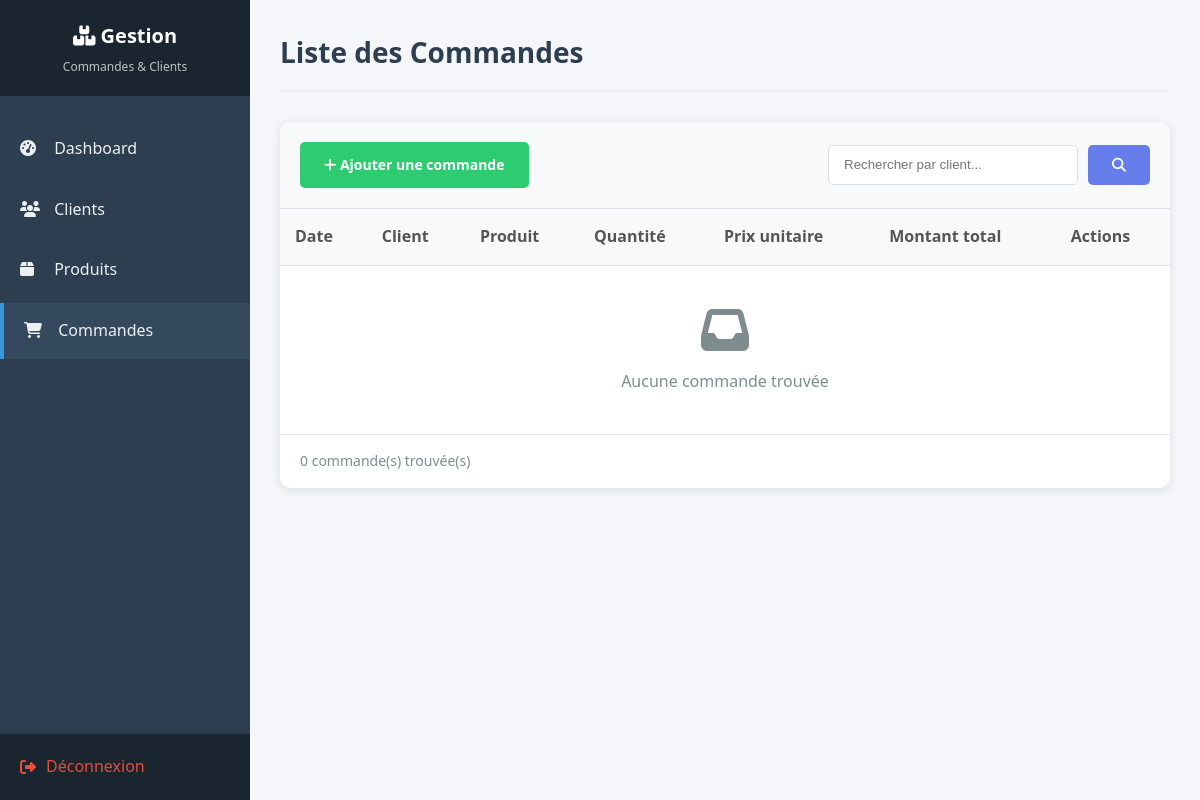
/liste_commandes.php (signed in), run on an earlier commit of the app's database.
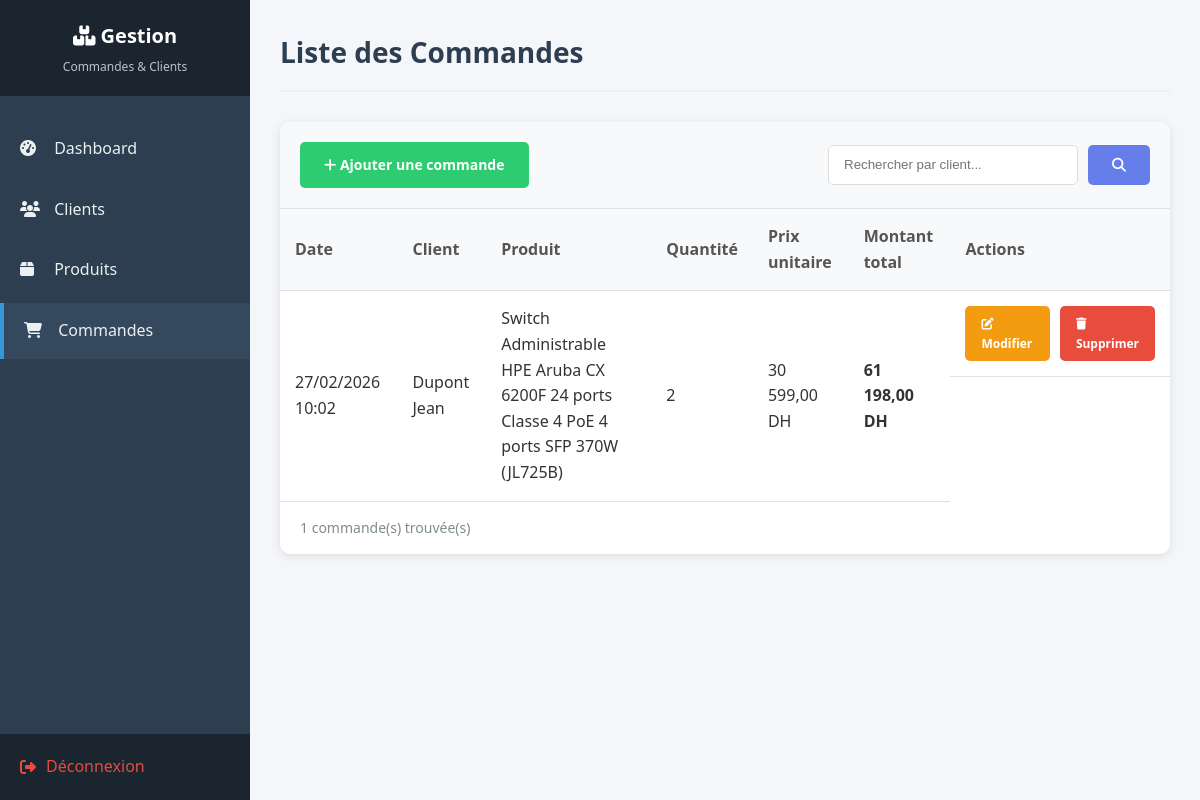
And on a later commit of the database.
### tables this page shows
CREATE TABLE `commandes` (
  `id` int(11) NOT NULL,
  `client_id` int(11) NOT NULL,
  `produit_id` int(11) NOT NULL,
  `quantite` int(11) NOT NULL,
  `date_commande` datetime DEFAULT current_timestamp(),
  `montant_total` decimal(10,2) NOT NULL
);

CREATE TABLE `clients` (
  `id` int(11) NOT NULL,
  `code_client` varchar(20) NOT NULL,
  `nom` varchar(100) NOT NULL,
  `prenom` varchar(100) NOT NULL,
  `email` varchar(150) NOT NULL,
  `telephone` varchar(20) DEFAULT NULL
);

CREATE TABLE `produits` (
  `id` int(11) NOT NULL,
  `nom` varchar(150) NOT NULL,
  `description` text DEFAULT NULL,
  `prix` decimal(10,2) NOT NULL,
  `stock` int(11) NOT NULL DEFAULT 0
);

### liste_commandes.php (the view, shortened to what this page needs)
<?php
require_once 'base.php';
$recherche = $_GET['recherche'] ?? '';
$sql = "
    SELECT c.id, c.date_commande, c.quantite, c.montant_total,
           cl.id AS client_id, cl.nom AS client_nom, cl.prenom AS client_prenom,
           p.id AS produit_id, p.nom AS produit_nom, p.prix AS produit_prix
    FROM commandes c
    JOIN clients cl ON c.client_id = cl.id
    JOIN produits p ON c.produit_id = p.id
";
$params = [];
$sql .= " ORDER BY c.date_commande DESC";
$stmt = $pdo->prepare($sql);
$stmt->execute($params);
$commandes = $stmt->fetchAll();
?>
<!DOCTYPE html>
<html lang="fr">
<head>
    <link rel="stylesheet" href="style.css">
    <link rel="stylesheet" href="https://cdnjs.cloudflare.com/ajax/libs/font-awesome/6.4.0/css/all.min.css">
</head>
<body>
    <div class="main-container">
        <aside class="sidebar">
            <div class="sidebar-header">
                <h1><i class="fas fa-boxes"></i> Gestion</h1>
                <p>Commandes & Clients</p>
            </div>
            <ul class="sidebar-menu">
                <li><a href="index.php"><i class="fas fa-tachometer-alt"></i> Dashboard</a></li>
                <li><a href="liste_clients.php"><i class="fas fa-users"></i> Clients</a></li>
                <li><a href="liste_produits.php"><i class="fas fa-box"></i> Produits</a></li>
                <li><a href="liste_commandes.php" class="active"><i class="fas fa-shopping-cart"></i> Commandes</a></li>
            </ul>
            <div class="sidebar-footer">
                <a href="logout.php"><i class="fas fa-sign-out-alt"></i> Déconnexion</a>
            </div>
        </aside>
        <main class="main-content">
            <div class="page-header">
                <h2>Liste des Commandes</h2>
            </div>
            <div class="table-container">
                <div class="table-header">
                    <a href="ajouter_commande.php" class="btn btn-success"><i class="fas fa-plus"></i> Ajouter une commande</a>
                    <form method="GET" class="search-box">
                        <input type="text" name="recherche" placeholder="Rechercher par client..." value="<?php echo htmlspecialchars($recherche); ?>">
                        <button type="submit" class="btn btn-primary"><i class="fas fa-search"></i></button>
                    </form>
                </div>
                <table>
                    <thead>
                        <tr>
                            <th>Date</th>
                            <th>Client</th>
                            <th>Produit</th>
                            <th>Quantité</th>
                            <th>Prix unitaire</th>
                            <th>Montant total</th>
                            <th>Actions</th>
                        </tr>
                    </thead>
                    <tbody>
                        <?php if (count($commandes) > 0): ?>
                            <?php foreach ($commandes as $commande): ?>
                            <tr>
                                <td><?php echo date('d/m/Y H:i', strtotime($commande['date_commande'])); ?></td>
                                <td><?php echo htmlspecialchars($commande['client_nom'] . ' ' . $commande['client_prenom']); ?></td>
                                <td><?php echo htmlspecialchars($commande['produit_nom']); ?></td>
                                <td><?php echo $commande['quantite']; ?></td>
                                <td><?php echo number_format($commande['produit_prix'], 2, ',', ' '); ?> DH</td>
                                <td><strong><?php echo number_format($commande['montant_total'], 2, ',', ' '); ?> DH</strong></td>
                                <td class="actions">
                                    <a href="modifier_commande.php?id=<?php echo $commande['id']; ?>" class="btn btn-warning btn-sm"><i class="fas fa-edit"></i> Modifier</a>
                                    <a href="liste_commandes.php?supprimer=<?php echo $commande['id']; ?>" class="btn btn-danger btn-sm" onclick="return confirm('Êtes-vous sûr de vouloir supprimer cette commande ?');"><i class="fas fa-trash"></i> Supprimer</a>
                                </td>
                            </tr>
                            <?php endforeach; ?>
                        <?php else: ?>
                            <tr>
                                <td colspan="7" class="empty-message">
                                    <i class="fas fa-inbox"></i>
                                    <p>Aucune commande trouvée</p>
                                </td>
                            </tr>
                        <?php endif; ?>
                    </tbody>
                </table>
                <div class="pagination-info">
                    <?php echo count($commandes); ?> commande(s) trouvée(s)
                </div>
            </div>
        </main>
    </div>
</body>
</html>

### style.css (style rules this page uses)
* { margin: 0; padding: 0; box-sizing: border-box; }
body { font-family: 'Segoe UI', Tahoma, Geneva, Verdana, sans-serif; background-color: #f5f6fa; color: #333; line-height: 1.6; }
.main-container { display: flex; min-height: 100vh; }
.sidebar { width: 250px; background: #2c3e50; color: white; position: fixed; height: 100vh; overflow-y: auto; }
.sidebar-header { padding: 20px; background: #1a252f; text-align: center; }
.sidebar-header h1 { font-size: 20px; margin-bottom: 5px; }
.sidebar-header p { font-size: 12px; color: #bdc3c7; }
.sidebar-menu { list-style: none; padding: 20px 0; }
.sidebar-menu li { margin: 5px 0; }
.sidebar-menu a { display: block; padding: 15px 20px; color: #ecf0f1; text-decoration: none; transition: all 0.3s; }
.sidebar-menu a:hover, .sidebar-menu a.active { background: #34495e; border-left: 4px solid #3498db; }
.sidebar-menu i { margin-right: 10px; width: 20px; display: inline-block; }
.sidebar-footer { position: absolute; bottom: 0; width: 100%; padding: 20px; background: #1a252f; }
.sidebar-footer a { color: #e74c3c; text-decoration: none; display: flex; align-items: center; gap: 10px; }
.main-content { flex: 1; margin-left: 250px; padding: 30px; }
.page-header { margin-bottom: 30px; padding-bottom: 15px; border-bottom: 2px solid #ecf0f1; }
.page-header h2 { color: #2c3e50; font-size: 28px; }
.btn { display: inline-block; padding: 12px 24px; border: none; border-radius: 5px; font-size: 14px; font-weight: 600; cursor: pointer; text-decoration: none; transition: all 0.3s; }
.btn-primary { background: #667eea; color: white; }
.btn-success { background: #2ecc71; color: white; }
.btn-warning { background: #f39c12; color: white; }
.btn-danger { background: #e74c3c; color: white; }
.btn-sm { padding: 8px 16px; font-size: 12px; }
.table-container { background: white; border-radius: 10px; box-shadow: 0 2px 10px rgba(0, 0, 0, 0.1); overflow: hidden; }
.table-header { padding: 20px; background: #f8f9fa; border-bottom: 1px solid #dee2e6; display: flex; justify-content: space-between; align-items: center; flex-wrap: wrap; gap: 15px; }
.search-box { display: flex; gap: 10px; }
.search-box input { padding: 10px 15px; border: 1px solid #ddd; border-radius: 5px; width: 250px; }
table { width: 100%; border-collapse: collapse; }
thead { background: #f8f9fa; }
th, td { padding: 15px; text-align: left; border-bottom: 1px solid #dee2e6; }
th { font-weight: 600; color: #555; }
.actions { display: flex; gap: 10px; }
.pagination-info { padding: 15px 20px; color: #7f8c8d; font-size: 14px; }
.empty-message { text-align: center; padding: 40px; color: #7f8c8d; }
.empty-message i { font-size: 48px; margin-bottom: 15px; display: block; }

What changed in the data, as far as the page shows it:
added commandes: date_commande "27/02/2026 10:02", client.prenom "Dupont Jean", produit.nom "Switch Administrable HPE Aruba CX 6200F 24 ports Classe 4 PoE 4 ports SFP 370W (JL725B)", quantite "2", produit.prix "30 599,00", montant_total "61 198,00"
Also different on the page:
count($commandes): "0" → "1"
text no longer shown: "Aucune commande trouvée"
